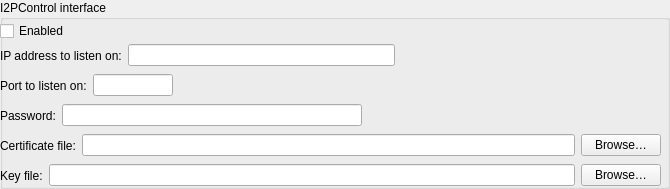
     <widget class="QGroupBox" name="i2pControlGroupBox">
      <property name="minimumSize">
       <size>
        <width>0</width>
        <height>189</height>
       </size>
      </property>
      <property name="maximumSize">
       <size>
        <width>16777215</width>
        <height>189</height>
       </size>
      </property>
      <property name="title">
       <string>I2PControl interface</string>
      </property>
      <widget class="QCheckBox" name="i2pControlEnabledCheckBox">
       <property name="geometry">
        <rect>
         <x>0</x>
         <y>20</y>
         <width>97</width>
         <height>22</height>
        </rect>
       </property>
       <property name="text">
        <string>Enabled</string>
       </property>
      </widget>
      <widget class="QWidget" name="i2pControl_horizontalLayoutWidget_8">
       <property name="geometry">
        <rect>
         <x>0</x>
         <y>40</y>
         <width>661</width>
         <height>31</height>
        </rect>
       </property>
       <layout class="QHBoxLayout" name="i2pControl_horizontalLayout_25">
        <item>
         <widget class="QLabel" name="i2pControl_label_24">
          <property name="text">
           <string>IP address to listen on:</string>
          </property>
         </widget>
        </item>
        <item>
         <widget class="QLineEdit" name="i2pControlAddressLineEdit"/>
        </item>
        <item>
         <spacer name="i2pControl_horizontalSpacer_19">
          <property name="orientation">
           <enum>Qt::Horizontal</enum>
          </property>
          <property name="sizeHint" stdset="0">
           <size>
            <width>40</width>
            <height>20</height>
           </size>
          </property>
         </spacer>
        </item>
       </layout>
      </widget>
      <widget class="QWidget" name="i2pControl_horizontalLayoutWidget_9">
       <property name="geometry">
        <rect>
         <x>0</x>
         <y>70</y>
         <width>661</width>
         <height>31</height>
        </rect>
       </property>
       <layout class="QHBoxLayout" name="i2pControl_horizontalLayout_26">
        <item>
         <widget class="QLabel" name="i2pControl_label_25">
          <property name="text">
           <string>Port to listen on:</string>
          </property>
         </widget>
        </item>
        <item>
         <widget class="QLineEdit" name="i2pControlPortLineEdit">
          <property name="maximumSize">
           <size>
            <width>80</width>
            <height>16777215</height>
           </size>
          </property>
         </widget>
        </item>
        <item>
         <spacer name="i2pControl_horizontalSpacer_20">
          <property name="orientation">
           <enum>Qt::Horizontal</enum>
          </property>
          <property name="sizeHint" stdset="0">
           <size>
            <width>40</width>
            <height>20</height>
           </size>
          </property>
         </spacer>
        </item>
       </layout>
      </widget>
      <widget class="QWidget" name="horizontalLayoutWidget_10">
       <property name="geometry">
        <rect>
         <x>0</x>
         <y>100</y>
         <width>661</width>
         <height>31</height>
        </rect>
       </property>
       <layout class="QHBoxLayout" name="horizontalLayout_27">
        <item>
         <widget class="QLabel" name="label_26">
          <property name="text">
           <string>Password:</string>
          </property>
         </widget>
        </item>
        <item>
         <widget class="QLineEdit" name="i2pControlPasswordLineEdit"/>
        </item>
        <item>
         <spacer name="horizontalSpacer_21">
          <property name="orientation">
           <enum>Qt::Horizontal</enum>
          </property>
          <property name="sizeHint" stdset="0">
           <size>
            <width>40</width>
            <height>20</height>
           </size>
          </property>
         </spacer>
        </item>
       </layout>
      </widget>
      <widget class="QWidget" name="horizontalLayoutWidget_11">
       <property name="geometry">
        <rect>
         <x>0</x>
         <y>130</y>
         <width>661</width>
         <height>31</height>
        </rect>
       </property>
       <layout class="QHBoxLayout" name="horizontalLayout_28">
        <item>
         <widget class="QLabel" name="label_27">
          <property name="text">
           <string>Certificate file:</string>
          </property>
         </widget>
        </item>
        <item>
         <widget class="QLineEdit" name="i2pControlCertFileLineEdit"/>
        </item>
        <item>
         <widget class="QPushButton" name="i2pControlCertFileBrowsePushButton">
          <property name="text">
           <string>Browse…</string>
          </property>
         </widget>
        </item>
       </layout>
      </widget>
      <widget class="QWidget" name="horizontalLayoutWidget_12">
       <property name="geometry">
        <rect>
         <x>0</x>
         <y>160</y>
         <width>661</width>
         <height>31</height>
        </rect>
       </property>
       <layout class="QHBoxLayout" name="horizontalLayout_29">
        <item>
         <widget class="QLabel" name="label_28">
          <property name="text">
           <string>Key file:</string>
          </property>
         </widget>
        </item>
        <item>
         <widget class="QLineEdit" name="i2pControlKeyFileLineEdit"/>
        </item>
        <item>
         <widget class="QPushButton" name="i2pControlKeyFileBrowsePushButton">
          <property name="text">
           <string>Browse…</string>
          </property>
         </widget>
        </item>
       </layout>
      </widget>
     </widget>
